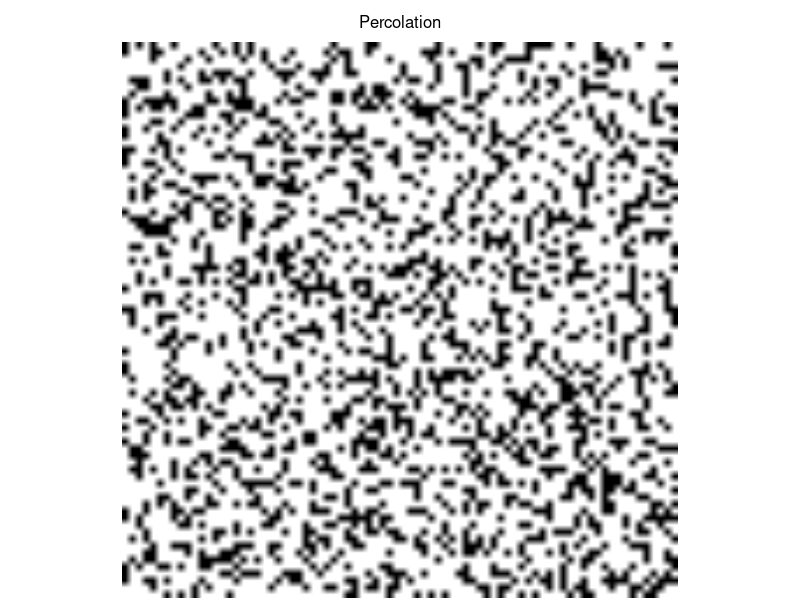
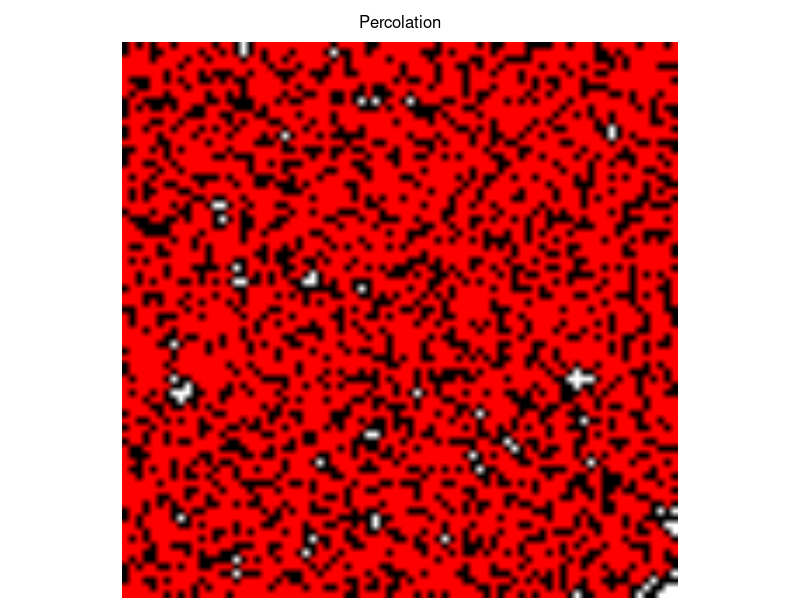

Write the R code that produced these figures, in order. (Note: this script raises an error after producing the figures.)
########################
###
### Leonard Mada
### [the one and only]
###
### Percolation
###
### draft v.0.1f

### Percolation

# - some experiments in Percolation

### Github:
# https://github.com/discoleo/R/blob/master/Stat/Percolation.R


####################
####################

### helper Functions

flood = function(m, pyx, val=1, val0=0) {
	vals = pyx; pos = 1;
	
	while(TRUE) {
		if(pos > length(vals)) return(m);
		if(m[vals[pos], vals[pos + 1]] != val0) {pos = pos + 2; next;}
		m[vals[pos], vals[pos + 1]] = val;
		if(vals[pos] > 1) vals = c(vals, vals[pos]-1, vals[pos + 1]);
		if(vals[pos] < nrow(m)) vals = c(vals, vals[pos]+1, vals[pos + 1]);
		if(vals[pos+1] > 1) vals = c(vals, vals[pos], vals[pos + 1] - 1);
		if(vals[pos+1] < ncol(m)) vals = c(vals, vals[pos], vals[pos + 1] + 1);
		pos = pos + 2;
	}
	return(m);
}

flood.all = function(m, type="by Col 1", val0=0) {
	# TODO: type
	while(TRUE) {
		print("Iteration")
		id.row = match(val0, m[,1])
		if(is.na(id.row)) break;
		m = flood(m, c(id.row,1), max(m)+1)
	}
	return(m)
}

length.path = function(m, id, debug=TRUE) {
	if(missing(id)) {
		out.m = m[, ncol(m)]
		out = table(out.m[out.m > 0])
		if(dim(out) == 0) {
			print("NO percolation!");
			out = table(m[m > 0])
		}
		id = match(max(out), out);
		id = as.integer(names(out)[id])
		if(debug) print(id);
	}
	p.m = m;
	p.m[p.m != id] = -1;
	p.m[p.m == id] =  0;
	# TODO
	lvl = 1; pos = 1;
	# rep(c(y, x))
	vals = as.vector(rbind(seq(nrow(m)), 1));
	while(pos <= length(vals)) {
		nn = integer();
		while(pos <= length(vals)) {
			if(p.m[vals[pos], vals[pos + 1]] != 0) {pos = pos + 2; next;}
			p.m[vals[pos], vals[pos + 1]] = lvl;
			if(vals[pos] > 1) nn = c(nn, vals[pos]-1, vals[pos + 1]);
			if(vals[pos] < nrow(m)) nn = c(nn, vals[pos]+1, vals[pos + 1]);
			if(vals[pos+1] > 1) nn = c(nn, vals[pos], vals[pos + 1] - 1);
			if(vals[pos+1] < ncol(m)) nn = c(nn, vals[pos], vals[pos + 1] + 1);
			pos = pos + 2;
		}
		vals = nn;
		lvl = lvl + 1; pos = 1;
	}
	
	p.m[m == 0] =  0;
	p.m[p.m < 0 & m > 0] =  0; # other non-connected "paths";
	return(p.m);
}

### Raster
toRaster = function(m, showVal=0) {
	rs.m = array(0, c(dim(m), 3));
	if( ! is.na(showVal)) {
		isZero = (m == showVal);
		doShow = TRUE;
	} else {
		doShow = FALSE;
	}

	### R
	layer.m = m;
	layer.m[m < 0] = 0
	val.max = max(layer.m);
	if(val.max > 0) layer.m = layer.m / val.max;
	if(doShow) layer.m[isZero] = 1;
	rs.m[,,1] = layer.m;

	### G
	layer.m = 1 - layer.m;
	layer.m[m <= 0] = 0
	if(doShow) layer.m[isZero] = 1;
	rs.m[,,2] = layer.m

	### B
	if(doShow) {
		layer.m = array(0, dim(m));
		layer.m[isZero] = 1;
		rs.m[,,3] = layer.m
	}

	rs.m = as.raster(rs.m)
	return(rs.m);
}
plot.rs = function(m, main, mar, line=0.5) {
	if( ! missing(main) ) hasTitle = TRUE else hasTitle = FALSE;
	if(missing(mar)) mar = c(0,0, if(hasTitle) 2 else 0, 0) + 0.1;
	type = match(class(m), c("raster", "matrix"));
	if(all(is.na(type))) stop("Data NOT supported!")
	if(any(type == 2)) {
		m = toRaster(m);
	}
	old.par = par(mar=mar);
		plot(m);
		if(hasTitle) mtext(main, line=line)
	par(old.par);
	invisible();
}

################
################

### Examples
dims = c(80, 80)
p = 0.3

m = sample(c(-1, 0), prod(dims), replace=T, prob=c(p, 1-p))
m = matrix(m, nrow=dims[1])
m[1:10, 1:10]
plot.rs(m, "Percolation")


### Flood Fill
m = flood.all(m)

m[1:10, 1:10]

table(m)
table(m[,dims[2]])

plot.rs(m, "Percolation")


### Shortest Path
path.m = length.path(m)

id = dim(path.m)[2];
path.m[1:10, seq(id - 10, id)]

table(path.m[,dims[2]])


### Raster
plot.rs(rs.m, main="Path Length")


### Stat/Percolation
# - not accessible;
sum(m == 0) / prod(dim(m))


#############

### Ex 2:
dims = c(80, 80)
p = 0.4

m = sample(c(-1, 0), prod(dims), replace=T, prob=c(p, 1-p))
m = matrix(m, nrow=dims[1])
m[1:10, 1:10]

m = flood.all(m)

m[1:10, 1:10]

table(m)
table(m[,dims[2]])


plot.rs(m, main="Percolation: Multiple Paths")


### Shortest Path
path.m = length.path(m)

id = dim(path.m)[2];
path.m[1:10, seq(id - 10, id)]

table(path.m[,dims[2]])


### Raster
plot.rs(path.m, main="Path Length")
# Note:
# - only "dominant" path is visualized;

# plot.rs(length.path(m, id=5), main="Path Length")

### Stat/Percolation
# - not accessible;
sum(m == 0) / prod(dim(m))


#############

### Ex 3:
dims = c(200, 200) # takes long!
p = 0.40

m = sample(c(-1, 0), prod(dims), replace=T, prob=c(p, 1-p))
m = matrix(m, nrow=dims[1])
m[1:10, 1:10]

m = flood.all(m)

m[1:10, 1:10]

table(m)
table(m[,dims[2]])


#################
#################

### Periodic Boundary Condition

# - takes ~20 s;
dims = c(2000, 80)
p = 0.4

m = sample(c(-1, 0), prod(dims), replace=T, prob=c(p, 1-p))
m = matrix(m, nrow=dims[1])
m[1:10, 1:10]

m = flood.all(m)

m[1:10, 1:10]

table(m)
table(m[,dims[2]])


plot.rs(m, main="Percolation: Multiple Paths")


### Shortest Path
path.m = length.path(m)

id = dim(path.m)[2];
path.m[1:10, seq(id - 10, id)]

table(path.m[,dims[2]])


### Raster
plot.rs(path.m, main="Path Length")
# Note:
# - only "dominant" path is visualized;

# plot.rs(length.path(m, id=5), main="Path Length")

####################
### Stat/Percolation

### Inaccessible
# - cells that are not accessible;
sum(m == 0) / prod(dim(m))
# ~ 17%;


### Other:
# - Average Path Height;
# - Average Inputs;
# - Average Outputs;
# - Average Length;
# - Flux, Bottleneck;


###########

### Test
m = flood(m, c(1,1), max(m)+1)
m[1:10, 1:10]

table(m == 0)


### Test Raster
rs.m = toRaster(path.m);
plot(rs.m)
